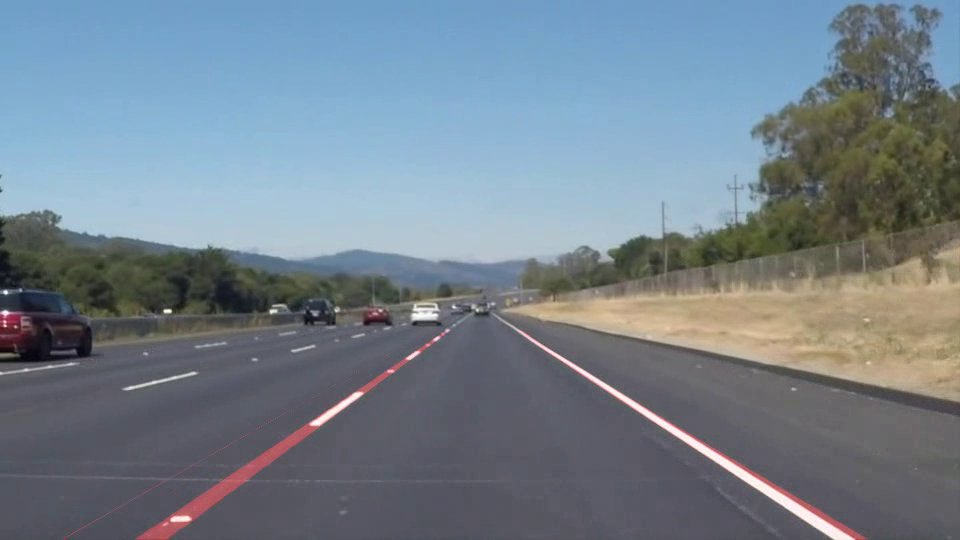
#> input picture frame 20 of img/udacity_test_solidWhiteRight.mp4, 960 x 540 px, given in place of solidYellowLeft.mp4, which was not available
$ python advance_laneLineDetect_forUdacity.py   (older library calls are emulated)
#> lines starting #> are read from the running program, lines starting #| are printed output that depends on the picture; after the words box and inside, x2 and y2 are one past the last pixel; in counts of white or black regions, pixels touching at a corner belong together; pictures that were not available may be replaced by others from this repository, and a replacement may not be noted
import cv2
import numpy as np
import matplotlib.pyplot as plt

# PARAM
SRC_PATH = './data/solidYellowLeft.mp4'
OUT_PATH = './output.mp4'


# get frame
cap = cv2.VideoCapture(SRC_PATH)

width = int(cap.get(cv2.CAP_PROP_FRAME_WIDTH))
height = int(cap.get(cv2.CAP_PROP_FRAME_HEIGHT))

out = cv2.VideoWriter(OUT_PATH, cv2.VideoWriter_fourcc(
    *'mp4v'), 24, (width, height))

tmpout = cv2.VideoWriter('./tmp.mp4', cv2.VideoWriter_fourcc(
    *'mp4v'), 24, (height, width))

n = 0
while True:
    n += 1
    if n % 20 == 0:
        print(f'{n}/???', end='\r')

    ret, frame = cap.read()
#> frame is the input picture: shape (540, 960, 3); mean B, G, R 140, 129.1, 116.4

    if frame is None:
        break

    img = frame

    # --------------------------------------------------------------------------------------------- #

    # gray_img = cv2.cvtColor(img, cv2.COLOR_BGR2GRAY)
    gray_img = cv2.cvtColor(img,cv2.cv2.COLOR_BGR2GRAY)
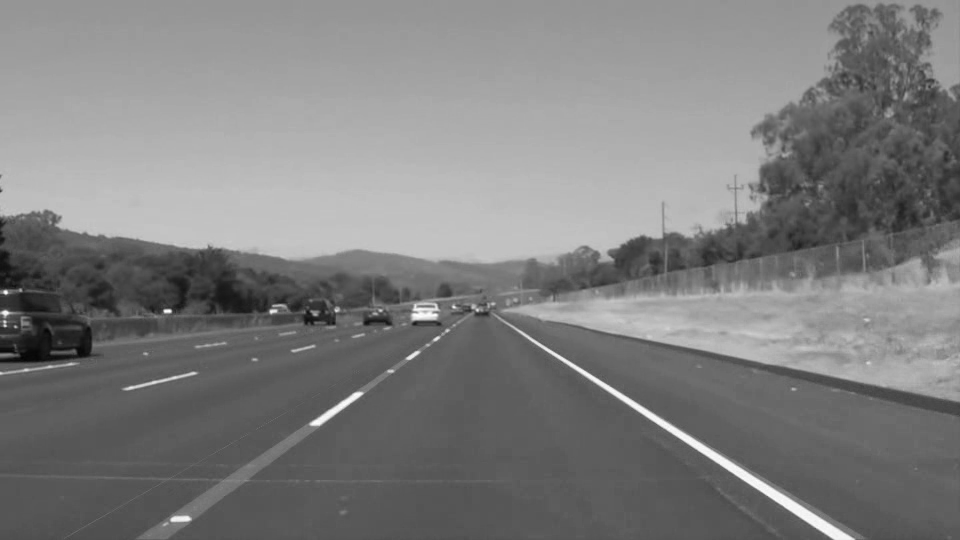
#> gray_img: shape (540, 960); min 3, max 255, mean 126.5

    # 套用 Sobel x 和 Sobel y
    sobelx = cv2.Sobel(gray_img, cv2.CV_64F, 1, 0)
    abs_sobelx = np.absolute(sobelx)
    sobely = cv2.Sobel(gray_img, cv2.CV_64F, 0, 1)
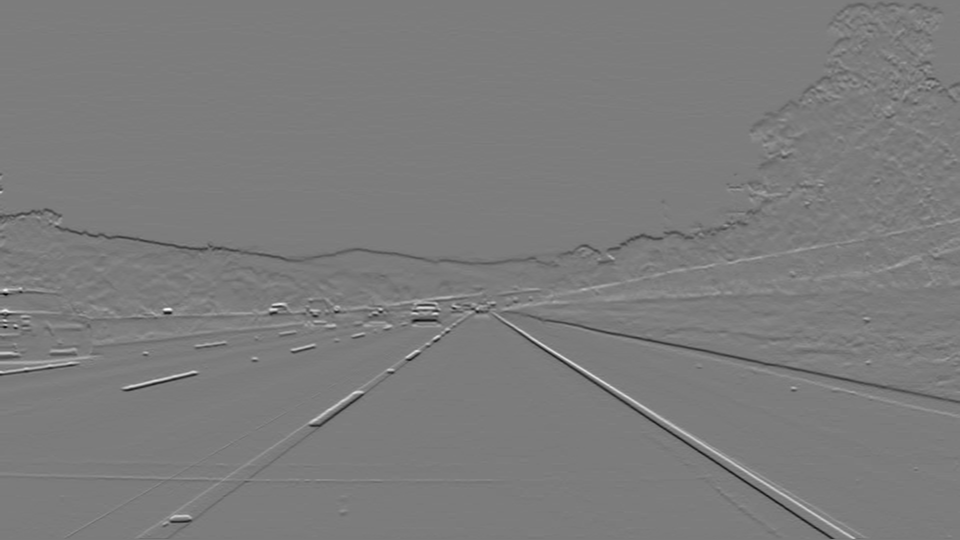
#> sobely: shape (540, 960) float64; min -602, max 630, mean -0.9; drawn with min black and max white
    abs_sobely = np.absolute(sobely)
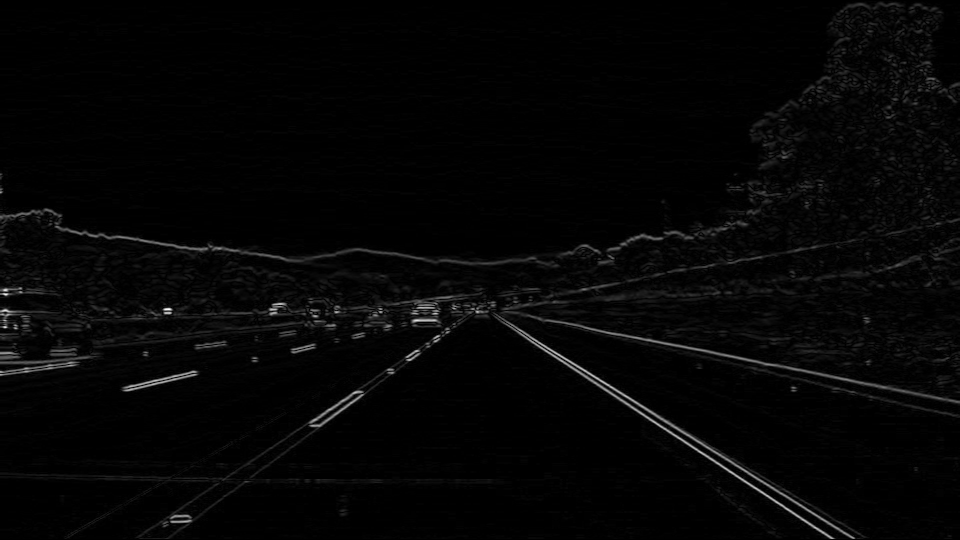
#> abs_sobely: shape (540, 960) float64; min 0, max 630, mean 13.9; drawn with min black and max white

    # 縮放置 0 - 255
    scaled_sobelx = np.uint8(255*abs_sobelx/np.max(abs_sobelx))
    sx_binary = np.zeros_like(scaled_sobelx)
    scaled_sobely = np.uint8(255*abs_sobely/np.max(abs_sobely))
    sy_binary = np.zeros_like(scaled_sobely)


    # 選取範圍
    sx_binary[(scaled_sobelx >= 20) & (scaled_sobelx <= 130)] = 1
    sy_binary[(scaled_sobely >= 50) & (scaled_sobely <= 150)] = 1

    # 邊緣膨脹
    kernel = np.ones((4, 4), np.uint8)
    sx_binary = cv2.bitwise_not(
        cv2.erode(cv2.bitwise_not(sx_binary), kernel, iterations=2))
    sy_binary = cv2.bitwise_not(
        cv2.erode(cv2.bitwise_not(sy_binary), kernel, iterations=2))

    img_combine = np.logical_and(sx_binary, sy_binary).astype(np.uint8)

    # --------------------------------------------------------------------------------------------- #

    src = np.float32([
        (0, 540),
        (420, 330),
        (550, 330),
        (960, 540)
    ])

    dst = np.float32([
        [0, img.shape[1]],
        [0, 0],
        [img.shape[0], 0],
        [img.shape[0], img.shape[1]]
    ])
#> dst = [[0, 960], [0, 0], [540, 0], [540, 960]]

    M = cv2.getPerspectiveTransform(src, dst)
    M_inv = cv2.getPerspectiveTransform(dst, src)
    img_birdeye = cv2.warpPerspective(
        src=img_combine, M=M, dsize=(img.shape[0], img.shape[1]))

    # [6 lines of commented-out code are left out]

    binary_warped = img_birdeye

    # 垂直方向疊加
    histogram = np.sum(binary_warped, axis=0)

    areaBoundary = \
        0, int(histogram.shape[0]//4 * 2), histogram.shape[0]
#> areaBoundary = (0, 270, 540)

    laneBase = \
        [np.argmax(histogram[areaBoundary[0]:areaBoundary[1]]) + areaBoundary[0],
         np.argmax(histogram[areaBoundary[1]:areaBoundary[2]]) + areaBoundary[1], ]
#> laneBase = [97, 454]

    # ---------------------------------------------------------------------------------- #

    nwindows = 9
    margin = 50
    minpixel = 10

    window_height = np.int32(binary_warped.shape[0]//nwindows)
#> window_height = 106

    laneLine_y = np.linspace(
        0, binary_warped.shape[0]-1, binary_warped.shape[0])
#> laneLine_y = 960 values from 0 to 959
    laneLine_x = np.ones([4, binary_warped.shape[0]]) * -100

    for n_lane in range(len(laneBase)):

        x_point = []
        y_point = []

        # Up
        laneCurrent = laneBase[n_lane]
        for n_window in range(nwindows//2+1):

            x_range = laneCurrent - margin if laneCurrent - margin >= 0 else 0, laneCurrent + \
                margin if laneCurrent + \
                margin < binary_warped.shape[1] else binary_warped.shape[1] - 1

            win_y_low = binary_warped.shape[0] - (n_window+1)*window_height
            win_y_high = binary_warped.shape[0] - n_window*window_height

            window = binary_warped[win_y_low:win_y_high, x_range[0]:x_range[1]]
            y_nonzero, x_nonzero = np.nonzero(window)
            x_nonzero += x_range[0]
            y_nonzero += win_y_low

            if np.count_nonzero(window) > minpixel:
                x_point.extend(x_nonzero)
                y_point.extend(y_nonzero)

                laneCurrent = np.mean(x_nonzero, axis=0, dtype=np.int32)

        # DOWN
        laneCurrent = laneBase[n_lane]
        for n_window in range(nwindows//2):

            x_range = laneCurrent - margin if laneCurrent - margin >= 0 else 0, laneCurrent + \
                margin if laneCurrent + \
                margin < binary_warped.shape[1] else binary_warped.shape[1] - 1

            win_y_low = n_window*window_height
            win_y_high = (n_window+1)*window_height

            window = binary_warped[win_y_low:win_y_high, x_range[0]:x_range[1]]
            y_nonzero, x_nonzero = np.nonzero(window)
            x_nonzero += x_range[0]
            y_nonzero += win_y_low

            if np.count_nonzero(window) > minpixel:
                x_point.extend(x_nonzero)
                y_point.extend(y_nonzero)

                laneCurrent = np.mean(x_nonzero, axis=0, dtype=np.int32)
        # [9 lines of commented-out code are left out]
        if len(y_point) > 0:

            fit = np.polyfit(y_point, x_point, 2)
            laneLine_x[n_lane, :] = fit[0] * \
                laneLine_y**2 + fit[1]*laneLine_y + fit[2]
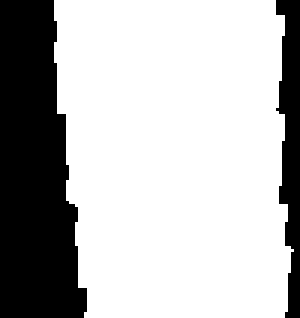
#> window: shape (106, 100) (shown 3 times larger); values 0 (black) and 1 (white), 72.1% white; 2 black regions, box (x1, y1, x2, y2) and area: (0, 0, 29, 106) 2381, (92, 0, 100, 106) 572

    # --------------------------------------------------------------------------------------------- #

    # Create an image to draw on and an image to show the selection window
    out_img = np.dstack((binary_warped, binary_warped, binary_warped))*255
    window_img = np.zeros_like(out_img)

    margin = 10

    for line_x in laneLine_x:
        # print(np.abs(line_x[-1]-line_x[0]))
        if np.abs(line_x[-1]-line_x[0]) > 100:
            continue
        if np.abs(line_x[-1] - line_x[len(line_x)//2]) > 100:
            continue
        if np.abs(line_x[0] - line_x[len(line_x)//2]) > 100:
            continue

        lineWindow1 = np.expand_dims(
            np.vstack([line_x - margin, laneLine_y]).T, axis=0)
        lineWindow2 = np.expand_dims(
            np.flipud(np.vstack([line_x + margin, laneLine_y]).T), axis=0)
        linePts = np.hstack((lineWindow1, lineWindow2))

        cv2.fillPoly(window_img, np.int32([linePts]), (0, 0, 100))
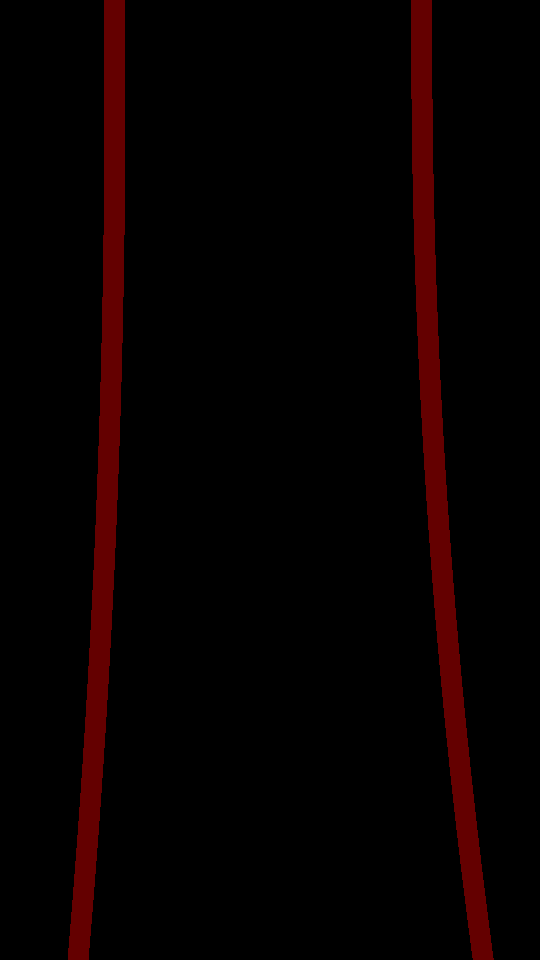
#> window_img: shape (960, 540, 3); mean of channels 0, 1, 2 0, 0, 7.8; drawn as B, G, R

    # --------------------------------------------------------------------------------------------- #

    # OUTPUT
    weight = cv2.warpPerspective(
        window_img, M_inv, (img.shape[1], img.shape[0]))
    result = cv2.addWeighted(img, 1, weight, 0.9, 0)

    o = cv2.cvtColor(img_birdeye*255, cv2.COLOR_GRAY2BGR)
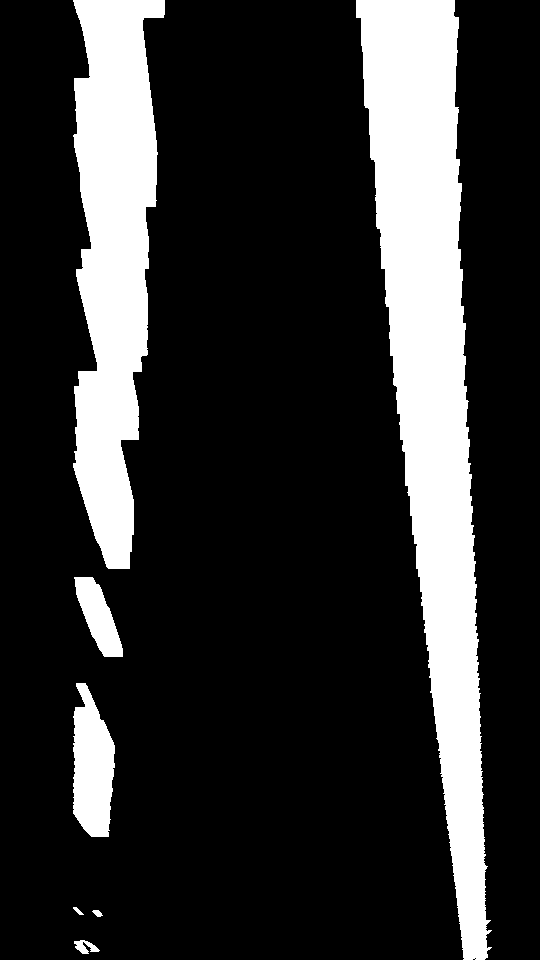
#> o: shape (960, 540, 3); 19.8% white; 7 white regions, largest, box (x1, y1, x2, y2) and area: (356, 0, 492, 960) 60324, (73, 0, 165, 569) 35024, (73, 683, 115, 837) 4798
    r = cv2.addWeighted(o, 0.8, window_img, 1, 0)
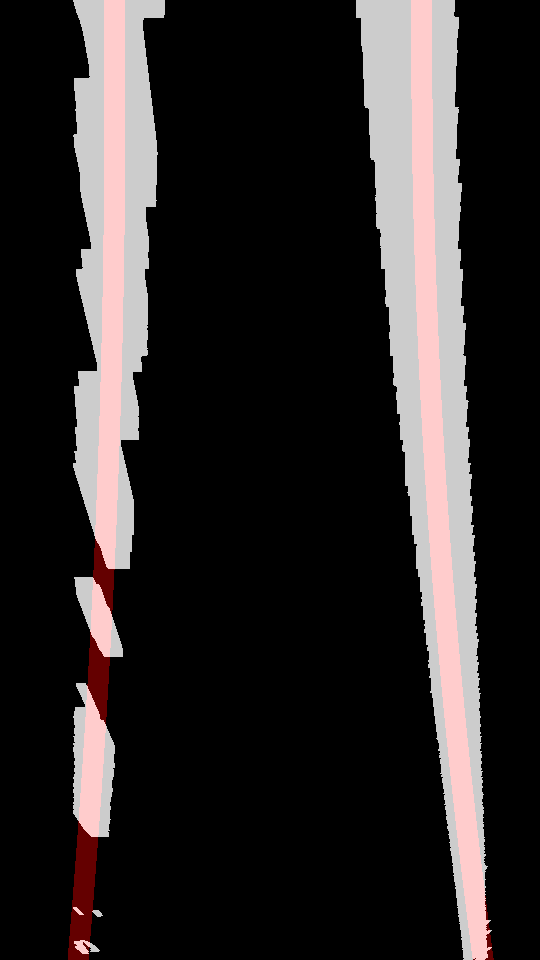
#> r: shape (960, 540, 3); mean B, G, R 40.3, 40.3, 44.7
    tmpout.write(r)

    out.write(result)

    # cv2.imshow('',r )
    # cv2.waitKey()

$ run again, starting later in the video
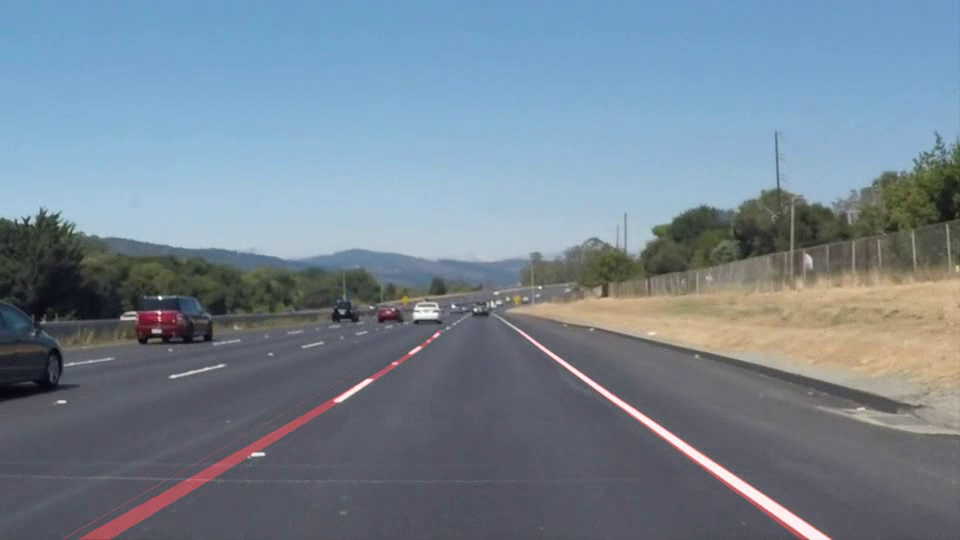
#> input picture frame 90 of img/udacity_test_solidWhiteRight.mp4, 960 x 540 px, given in place of solidYellowLeft.mp4, which was not available
#> frame is the input picture: shape (540, 960, 3); mean B, G, R 146.2, 132.5, 117.2
#> after the loop `for n_lane in range(len(laneBase)):`:
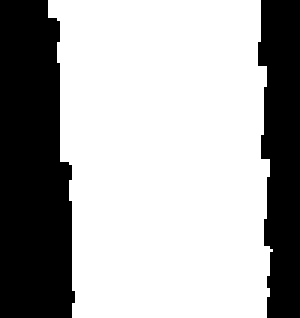
#> window: shape (106, 100) (shown 3 times larger); values 0 (black) and 1 (white), 66.7% white; 2 black regions, box (x1, y1, x2, y2) and area: (0, 0, 25, 106) 2292, (86, 0, 100, 106) 1239
#> o: shape (960, 540, 3); 19.4% white; 10 white regions (1 under 20 px), largest, box (x1, y1, x2, y2) and area: (360, 0, 474, 960) 57265, (52, 0, 151, 535) 34168, (58, 633, 107, 780) 5655
#> `r = cv2.addWeighted(o, 0.8, window_img, 1, 0)`:
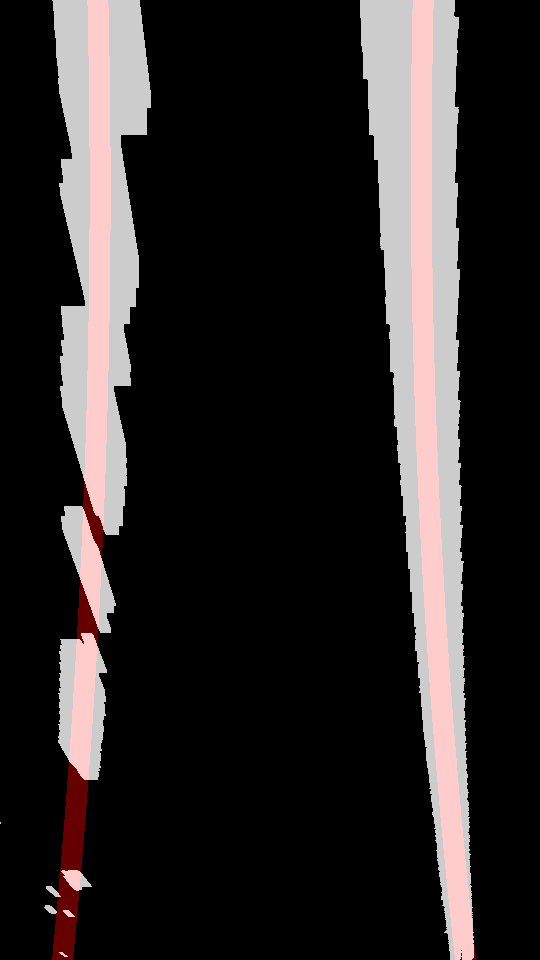
#> r: shape (960, 540, 3); mean B, G, R 39.7, 39.7, 44.1

$ run again, starting later in the video
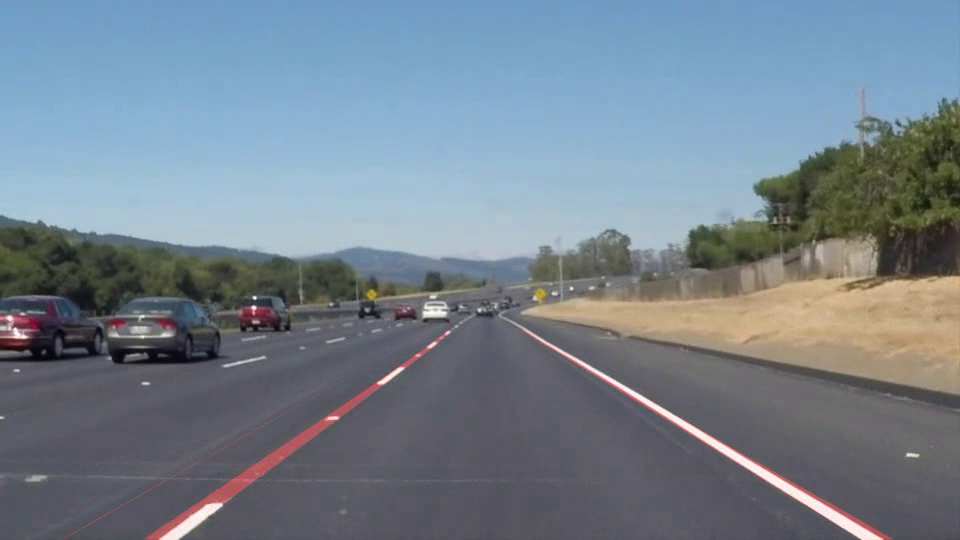
#> input picture frame 160 of img/udacity_test_solidWhiteRight.mp4, 960 x 540 px, given in place of solidYellowLeft.mp4, which was not available
#> frame is the input picture: shape (540, 960, 3); mean B, G, R 142, 130.3, 117.4
#> after the loop `for n_lane in range(len(laneBase)):`:
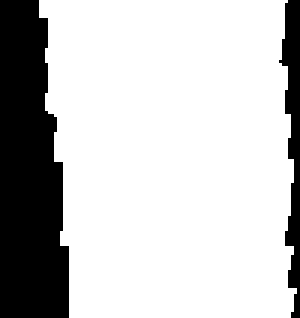
#> window: shape (106, 100) (shown 3 times larger); values 0 (black) and 1 (white), 77.3% white; 2 black regions, box (x1, y1, x2, y2) and area: (0, 0, 23, 106) 2007, (93, 0, 100, 106) 402
#> o: shape (960, 540, 3); 19.9% white; 7 white regions, largest, box (x1, y1, x2, y2) and area: (389, 0, 507, 960) 63652, (87, 0, 179, 552) 32096, (85, 552, 137, 716) 6112
#> `r = cv2.addWeighted(o, 0.8, window_img, 1, 0)`:
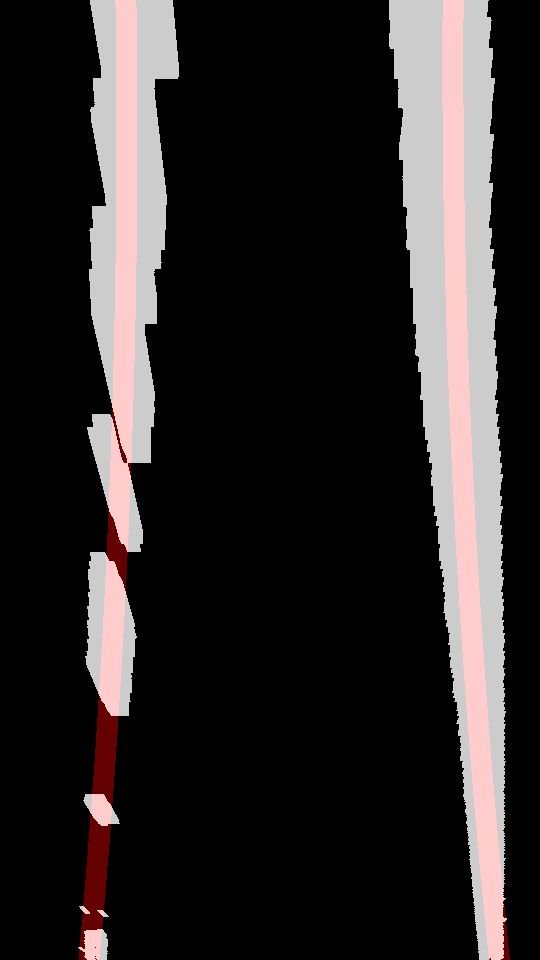
#> r: shape (960, 540, 3); mean B, G, R 40.7, 40.7, 45.1
